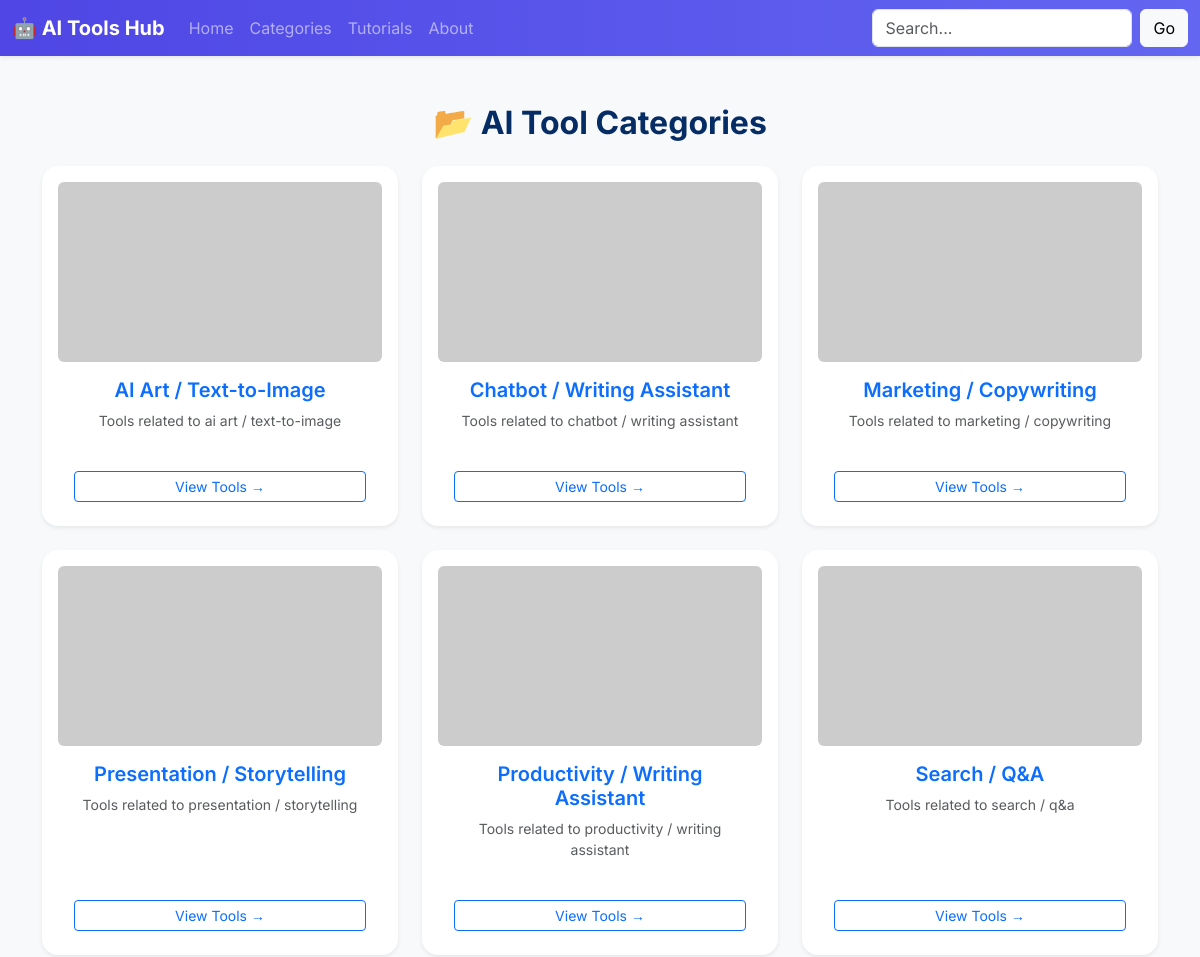
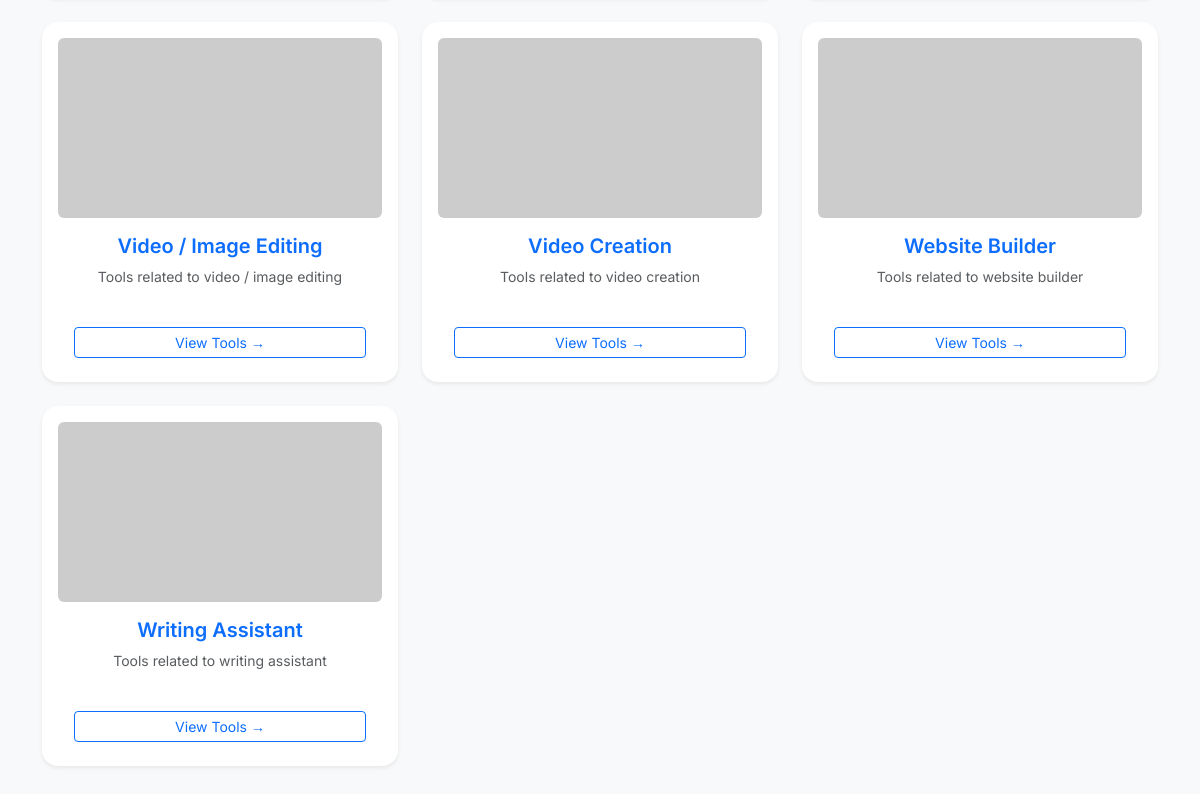
Page /categories/ on the committed database (2 pictures, top to bottom).
### tools/models.py (models this page shows, shortened)
class Tool(models.Model):
    name = models.CharField(max_length=100)
    website = models.URLField()
    description = models.TextField()
    category = models.CharField()
    tags = models.CharField(max_length=250, blank=True)
    is_free = models.BooleanField(default=True)
    created_at = models.DateTimeField(auto_now_add=True)
    image_url = models.URLField(blank=True, null=True)

### tools/views.py (the view)
# urls.py: path('categories/', views.categories_page, name='categories_page'),
def categories_page(request):
    from .models import Tool
    categories = Tool.objects.values_list('category', flat=True).distinct().exclude(category__exact='').order_by('category')
    category_data = []
    for cat in categories:
        category_data.append({
            'name': cat,
            'slug': slugify(cat),
            'image': CATEGORY_IMAGES.get(cat, "https://via.placeholder.com/300x200?text=AI+Category")
        })
    return render(request, 'tools/categories.html', {
        'categories': category_data
    })

### templates/tools/categories.html (shortened to what this page needs)
{% extends 'base.html' %}
{% block content %}
<h2 class="text-center text-primary-emphasis fw-bold mb-4">📂 AI Tool Categories</h2>
<div class="row row-cols-1 row-cols-md-2 row-cols-lg-3 g-4">
  {% for category in categories %}
    <div class="col">
      <div class="card h-100 border-0 shadow-sm text-center hover-shadow p-3">
        <img src="{{ category.image }}"
             alt="{{ category.name }} image"
             class="card-img-top rounded"
             style="height: 180px; object-fit: cover;">
        <div class="card-body">
          <h5 class="card-title text-primary fw-semibold">{{ category.name }}</h5>
          <p class="text-muted small">Tools related to {{ category.name|lower }}</p>
        </div>
        <div class="card-footer bg-white border-0">
          <a href="{% url 'category_tools' category.slug %}" class="btn btn-outline-primary btn-sm w-100">View Tools →</a>
        </div>
      </div>
    </div>
  {% endfor %}
</div>
{% endblock %}

### templates/base.html (shortened to what this page needs)
<!DOCTYPE html>
<html lang="en">
<head>
  <link href="https://cdn.jsdelivr.net/npm/bootstrap@5.3.3/dist/css/bootstrap.min.css" rel="stylesheet">
  <link href="https://cdn.jsdelivr.net/npm/bootstrap@5.3.3/dist/css/bootstrap.min.css" rel="stylesheet"
>
</head>
<body>
<nav class="navbar navbar-expand-lg navbar-dark bg-primary shadow-sm">
  <div class="container-fluid">
    <a class="navbar-brand fw-bold" href="{% url 'tool_list' %}">
      🤖 AI Tools Hub
    </a>
    <div class="collapse navbar-collapse" id="navbarContent">
      <ul class="navbar-nav me-auto mb-2 mb-lg-0">
        <li class="nav-item">
          <a class="nav-link {% if request.path == '/tools/' %}active{% endif %}" href="{% url 'tool_list' %}">Home</a>
        </li>
        <li class="nav-item">
          <a class="nav-link {% if request.path == '/tools/categories/' %}active{% endif %}" href="{% url 'categories_page' %}">Categories</a>
        </li>
        <li class="nav-item">
          <a class="nav-link {% if request.path == '/tools/tutorials/' %}active{% endif %}" href="{% url 'tutorials_page' %}">Tutorials</a>
        </li>
        <li class="nav-item">
          <a class="nav-link {% if request.path == '/tools/about/' %}active{% endif %}" href="{% url 'about_page' %}">About</a>
        </li>
      </ul>
      <form class="d-flex" method="get" action="{% url 'tool_list' %}">
        <input class="form-control me-2" type="search" name="q" placeholder="Search..." aria-label="Search">
        <button class="btn btn-light" type="submit">Go</button>
      </form>
    </div>
  </div>
</nav>
  <div class="container py-5">
    {% block content %}{% endblock %}
  </div>
</body>
</html>

### templates/base.html (style rules this page uses)
body { font-family: 'Inter', sans-serif; background-color: #f8f9fa; }
.navbar { background: linear-gradient(to right, #4f46e5, #6366f1); }
.card { border: none; border-radius: 1rem; }

### rows in the picture
Tool: name "AI Art / Text-to-Image", name "ai art / text-to-image"
Tool: name "Chatbot / Writing Assistant", name "chatbot / writing assistant"
Tool: name "Marketing / Copywriting", name "marketing / copywriting"
Tool: name "Presentation / Storytelling", name "presentation / storytelling"
Tool: name "Productivity / Writing Assistant", name "productivity / writing assistant"
Tool: name "Search / Q&A", name "search / q&a"
Tool: name "Video / Image Editing", name "video / image editing"
Tool: name "Video Creation", name "video creation"
Tool: name "Website Builder", name "website builder"
Tool: name "Writing Assistant", name "writing assistant"
